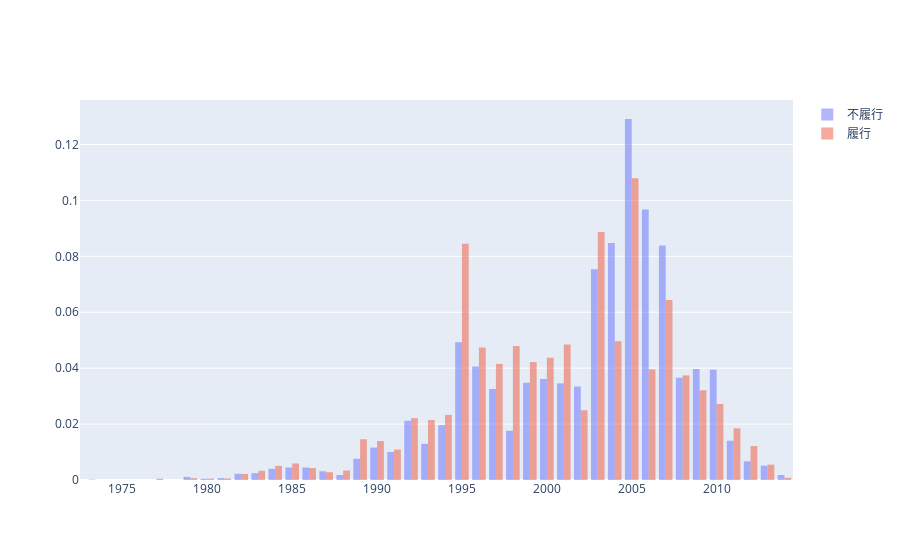

Notebook code cell kept with this figure:
### Code cell
fig = go.Figure()
fig.add_trace(go.Histogram(x=train_data[train_data["MIS_Status"]==0]["DisbursementDate"].apply(lambda x: x.year), histnorm='probability', opacity=0.5, name="不履行"))
fig.add_trace(go.Histogram(x=train_data[train_data["MIS_Status"]==1]["DisbursementDate"].apply(lambda x: x.year), histnorm='probability', opacity=0.5, name="履行"))
fig.show()

### Figure 1 — Plotly figure (JSON) as saved in the notebook; plotly's stock layout.template omitted (floating-point values rounded to 4 significant figures; data arrays with more than 128 entries replaced by an {"elided": "..."} marker saying what was removed)
{"data": [{"histnorm": "probability", "name": "不履行", "opacity": 0.5, "type": "histogram", "x": {"elided": "4540 int values"}}, {"histnorm": "probability", "name": "履行", "opacity": 0.5, "type": "histogram", "x": {"elided": "37767 int values"}}], "layout": {"autosize": true, "xaxis": {"autorange": true, "range": [1972.0, 2014.0], "type": "linear"}, "yaxis": {"autorange": true, "range": [0, 0.1359]}}}
